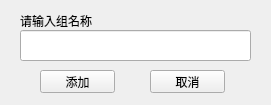
<?xml version="1.0" encoding="UTF-8"?>
<ui version="4.0">
 <class>login_bkg</class>
 <widget class="QWidget" name="login_bkg">
  <property name="geometry">
   <rect>
    <x>0</x>
    <y>0</y>
    <width>271</width>
    <height>105</height>
   </rect>
  </property>
  <property name="windowTitle">
   <string>Form</string>
  </property>
  <property name="styleSheet">
   <string notr="true"/>
  </property>
  <widget class="QLabel" name="label">
   <property name="geometry">
    <rect>
     <x>20</x>
     <y>10</y>
     <width>141</width>
     <height>21</height>
    </rect>
   </property>
   <property name="text">
    <string>请输入组名称</string>
   </property>
  </widget>
  <widget class="QPushButton" name="pushButton">
   <property name="geometry">
    <rect>
     <x>40</x>
     <y>70</y>
     <width>75</width>
     <height>23</height>
    </rect>
   </property>
   <property name="text">
    <string>添加</string>
   </property>
  </widget>
  <widget class="QPushButton" name="pushButton_2">
   <property name="geometry">
    <rect>
     <x>150</x>
     <y>70</y>
     <width>75</width>
     <height>23</height>
    </rect>
   </property>
   <property name="text">
    <string>取消</string>
   </property>
  </widget>
  <widget class="QLineEdit" name="lineEdit">
   <property name="geometry">
    <rect>
     <x>20</x>
     <y>30</y>
     <width>231</width>
     <height>31</height>
    </rect>
   </property>
  </widget>
 </widget>
 <resources>
  <include location="images.qrc"/>
 </resources>
 <connections/>
</ui>
